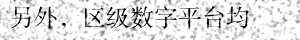
#> input picture imageset/0.png, 300 x 40 px
$ python -i sample_generator.py   (imports and definitions only)
#> lines starting #> are read from the running program, lines starting #| are printed output that depends on the picture
# -*- coding:utf8 -*-
# 生成合成文本图像用于训练
import codecs
import numpy as np
import config.cfg as cfg
import os
from PIL import Image, ImageDraw, ImageFont
from scipy import ndimage
import progressbar
import tkinter as tk
from tkinter import filedialog
import cv2


# [7 lines left out: function speckle, not called in this run]


def augmentation(img, ):
    # 不能直接在原始image上改动
    image = img.copy()
    img_h, img_w = img.shape
    mode = np.random.randint(0, 9)
    '''添加随机模糊和噪声'''
    # 高斯模糊
    if mode == 0:
        image = cv2.GaussianBlur(image,(5, 5), np.random.randint(1, 10))

    # 模糊后二值化，虚化边缘
    if mode == 1:
        image = cv2.GaussianBlur(image, (9, 9), np.random.randint(1, 8))
        ret, th = cv2.threshold(img, 0, 255, cv2.THRESH_BINARY+cv2.THRESH_OTSU)
        thresh = image.copy()
        thresh[thresh >= th] = 0
        thresh[thresh < th] = 255
        image = thresh

    # 横线干扰
    if mode == 2:
        for i in range(0, img_w, 2):
            cv2.line(image, (0, i), (img_w, i), 0, 1)

    # 竖线
    if mode == 3:
        for i in range(0, img_w, 2):
            cv2.line(image, (i, 0), (i, img_h), 0, 1)

    # 十字线
    if mode == 4:
        for i in range(0, img_h, 2):
            cv2.line(image, (0, i), (img_w, i), 0, 1)
        for i in range(0, img_w, 2):
            cv2.line(image, (i, 0), (i, img_h), 0, 1)

    # 左右运动模糊
    if mode == 5:
        kernel_size = 5
        kernel_motion_blur = np.zeros((kernel_size, kernel_size))
        kernel_motion_blur[int((kernel_size - 1) / 2), :] = np.ones(kernel_size)
        kernel_motion_blur = kernel_motion_blur / kernel_size
        image = cv2.filter2D(image, -1, kernel_motion_blur)

    # 上下运动模糊
    if mode == 6:
        kernel_size = 9
        kernel_motion_blur = np.zeros((kernel_size, kernel_size))
        kernel_motion_blur[:, int((kernel_size - 1) / 2)] = np.ones(kernel_size)
        kernel_motion_blur = kernel_motion_blur / kernel_size
        image = cv2.filter2D(image, -1, kernel_motion_blur)

    # 高斯噪声
    if mode == 7:
        row, col = [img_h, img_w]
        mean = 0
        sigma = 1
        gauss = np.random.normal(mean, sigma, (row, col))
        gauss = gauss.reshape(row, col)
        noisy = image + gauss
        image = noisy.astype(np.uint8)

    # 污迹
    if mode == 8:
        image = speckle(image)
    return image


class TextGenerator():
    # [144 lines left out: functions __init__, load_fonts, build_dict, mapping_list, build_train_list, paint_text and 1 more, not called in this run]


# [11 lines not run here, left out]

>>> import cv2
>>> picture = cv2.imread('imageset/0.png', cv2.IMREAD_GRAYSCALE)
#> picture is the input picture: shape (40, 300); min 0, max 255, mean 222.5
>>> result = augmentation(picture)
#> in augmentation, `image = cv2.filter2D(image, -1, kernel_motion_blur)`:
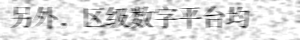
#> image: shape (40, 300); min 2, max 255, mean 222.5

$ run again, on imageset/1.png
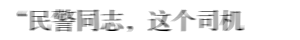
#> input picture imageset/1.png, 300 x 40 px
#> picture is the input picture: shape (40, 300); min 0, max 255, mean 236.7
#> in augmentation, `image = cv2.filter2D(image, -1, kernel_motion_blur)`:
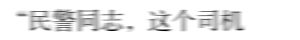
#> image: shape (40, 300); min 2, max 255, mean 236.7

$ run again, on imageset/10.png
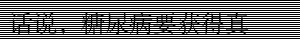
#> input picture imageset/10.png, 300 x 40 px
#> picture is the input picture: shape (40, 300); min 0, max 255, mean 115.5
#> in augmentation, `image = cv2.filter2D(image, -1, kernel_motion_blur)`:
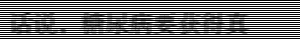
#> image: shape (40, 300); min 0, max 255, mean 115.5

$ run again, on imageset/100.png
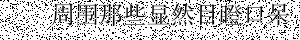
#> input picture imageset/100.png, 300 x 40 px
#> picture is the input picture: shape (40, 300); min 0, max 255, mean 199.5
#> in augmentation, `image = cv2.filter2D(image, -1, kernel_motion_blur)`:
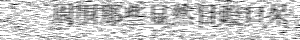
#> image: shape (40, 300); min 0, max 255, mean 199.4
